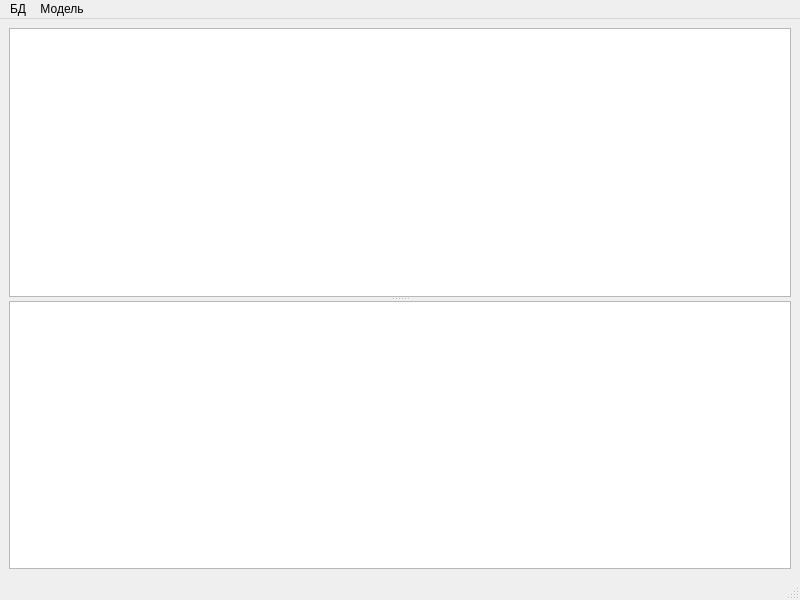
<?xml version="1.0" encoding="UTF-8"?>
<ui version="4.0">
 <class>MainWindow</class>
 <widget class="QMainWindow" name="MainWindow">
  <property name="geometry">
   <rect>
    <x>0</x>
    <y>0</y>
    <width>800</width>
    <height>600</height>
   </rect>
  </property>
  <property name="windowTitle">
   <string>MainWindow</string>
  </property>
  <widget class="QWidget" name="centralwidget">
   <layout class="QVBoxLayout" name="verticalLayout">
    <item>
     <widget class="QSplitter" name="splitter">
      <property name="orientation">
       <enum>Qt::Vertical</enum>
      </property>
      <widget class="QTableView" name="tableView_main"/>
      <widget class="QTableView" name="tableView_query"/>
     </widget>
    </item>
   </layout>
  </widget>
  <widget class="QMenuBar" name="menubar">
   <property name="geometry">
    <rect>
     <x>0</x>
     <y>0</y>
     <width>800</width>
     <height>21</height>
    </rect>
   </property>
   <widget class="QMenu" name="menu">
    <property name="title">
     <string>БД</string>
    </property>
    <addaction name="action_createConnection"/>
    <addaction name="action_closeConnection"/>
    <addaction name="action_createTables"/>
   </widget>
   <widget class="QMenu" name="menu_2">
    <property name="title">
     <string>Модель</string>
    </property>
    <addaction name="action_createModels"/>
    <addaction name="action_DoQuery"/>
   </widget>
   <addaction name="menu"/>
   <addaction name="menu_2"/>
  </widget>
  <widget class="QStatusBar" name="statusbar"/>
  <action name="action_createConnection">
   <property name="text">
    <string>Создать соединение</string>
   </property>
  </action>
  <action name="action_closeConnection">
   <property name="text">
    <string>Закрыть соединение</string>
   </property>
  </action>
  <action name="action_createTables">
   <property name="text">
    <string>Создать таблицы</string>
   </property>
  </action>
  <action name="action_createModels">
   <property name="text">
    <string>Создать модели</string>
   </property>
  </action>
  <action name="action_DoQuery">
   <property name="text">
    <string>Запрос</string>
   </property>
  </action>
 </widget>
 <resources/>
 <connections/>
</ui>
